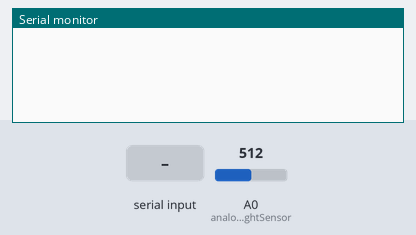
The sketch below on a simulated Arduino Uno, built with avr-gcc and run on an emulated ATmega328P. Parts: the last lines printed to the serial monitor. Inputs (shaded band) come from the test bench; at power-on: A0 (analogPinLightSensor) = 512.

Above: at 1.2 s.
1.3 s: "1\n" received over Serial
At 1.8 s:
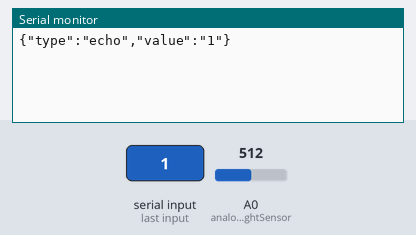
3.5 s: A0 (analogPinLightSensor) set to 716
At 4.5 s:
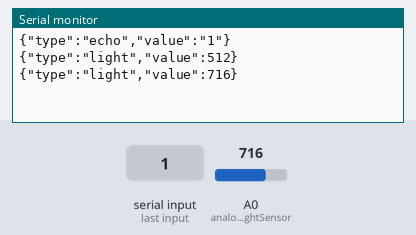
5.0 s: "0\n" received over Serial
At 5.8 s:
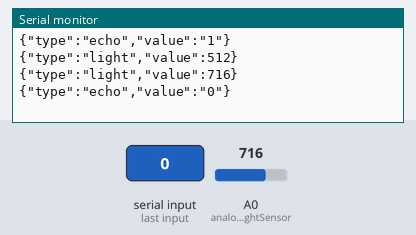
6.5 s: A0 (analogPinLightSensor) set to 900
At 8.6 s:
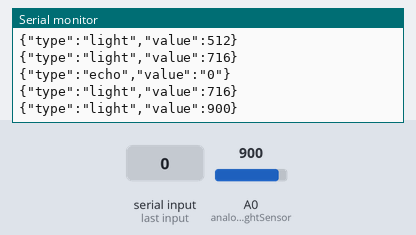
Timing chart, 0 to 9.0 s (numbered marks = the images above; inputs shaded):
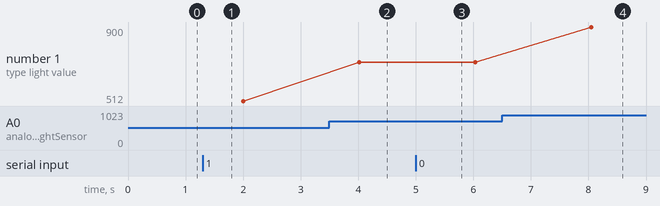

Measured:
- after the input at 1.3 s, the serial monitor: prints a new line at once (image 1)
- after the input at 3.5 s, the serial monitor: prints a new line after 0.52 s (image 2)
- after the input at 5.0 s, the serial monitor: prints a new line at once (image 3)
- after the input at 6.5 s, the serial monitor: prints a new line after 1.5 s (image 4)
- plotted number 1: 512 → 716 after the input at 3.5 s, 716 → 900 after the input at 6.5 s

The sketch:

arduino-serial.ino
```cpp
int loopCounter = 0;
int maxLoopCounter = 200;

int analogPinLightSensor = 0;

void setup() {
  Serial.begin(38400);
}

void loop() {
  if (Serial.available() > 0) {
    String received = Serial.readStringUntil('\n');

    Serial.print("{\"type\":\"echo\",\"value\":\"");
    Serial.print(received);
    Serial.println("\"}\n");
  }

  loopCounter++;

  if (loopCounter > maxLoopCounter) {
    Serial.print("{\"type\":\"light\",\"value\":");
    Serial.print(analogRead(analogPinLightSensor));
    Serial.println("}\n");

    loopCounter = 0;
  }

  delay(10);
}
```
